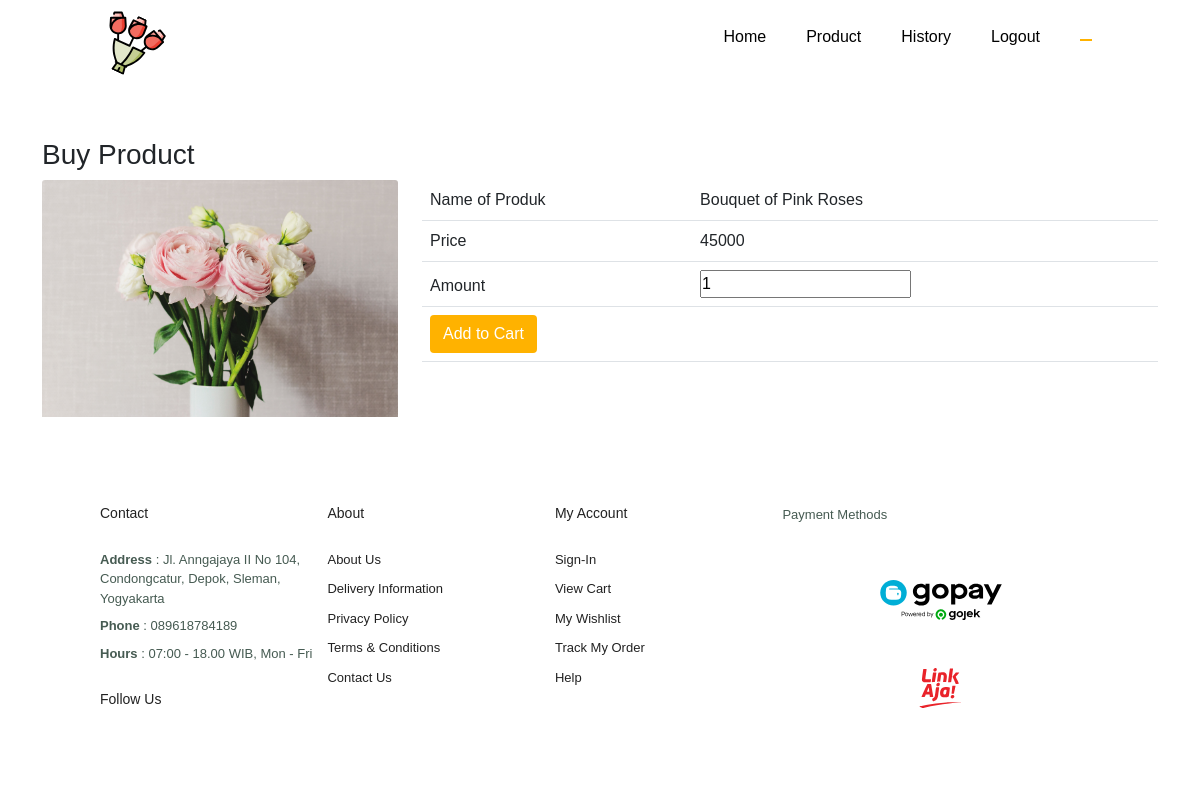
Screenshot of /pelanggan/beli.php?id_produk=55 with the database file from the repository.
### tables this page shows
CREATE TABLE `produk` (
  `id_produk` int(11) NOT NULL,
  `nama_produk` varchar(100) NOT NULL,
  `deskripsi` text NOT NULL,
  `harga` int(11) NOT NULL,
  `foto_produk` varchar(255) NOT NULL
);

### pelanggan/beli.php (the view, shortened to what this page needs)
<?php
    include "../koneksi.php";
    $qry_detail_produk=mysqli_query($conn,"select * from produk where id_produk = '".$_GET['id_produk']."'");
    $dt_produk=mysqli_fetch_array($qry_detail_produk);
?>
<!DOCTYPE html>
<html lang="en">
<head>
  <link href="https://cdn.jsdelivr.net/npm/bootstrap@5.0.1/dist/css/bootstrap.min.css" rel="stylesheet"
>
  <link rel="stylesheet" href="style.css" />
</head>
<body>
  <section id="header">
    <a href="#"><img src="img/features/logo.svg" class="logo" alt="" /></a>
    <div>
      <ul id="navbar">
        <li><a href="index.php">Home</a></li>
        <li><a href="praduk.php">Product</a></li>
        <li><a href="history.html">History</a></li>
        <li><a href="logout.php">Logout</a></li>
      </ul>
    </div>
  </section>
  <div class="container my-5">
    <h3>Buy Product</h3>
    <div class="row">
      <div class="col-md-4">
        <img src="../petugas/gambar/<?=$dt_produk['foto_produk']?>" class="card-img-top">
      </div>
      <div class="col-md-8">
        <form action="masukkankeranjang.php?id_produk=<?=$dt_produk['id_produk']?>" method="post">
          <table class="table table-hover table-striped">
            <thead>
              <tr>
                <td>Name of Produk</td>
                <td><?=$dt_produk['nama_produk']?></td>
              </tr>
              <tr>
                <td>Price</td>
                <td><?=$dt_produk['harga']?></td>
              </tr>
              <tr>
                <td>Amount</td>
                <td><input type="number" name="jumlah_pinjam" value="1"></td>
              </tr>
              <tr>
                <td colspan="2"><input class="btn" style="color:#fff; background-color: #FFB200;" type="submit"
                    value="Add to Cart"></td>
              </tr>
            </thead>
          </table>
        </form>
      </div>
    </div>
  </div>
  <footer class="section-p1">
    <div class="col">
      <h4>Contact</h4>
      <p><strong>Address</strong> : Jl. Anngajaya II No 104, Condongcatur, Depok, Sleman, Yogyakarta</p>
      <p><strong>Phone</strong> : 089618784189</p>
      <p><strong>Hours</strong> : 07:00 - 18.00 WIB, Mon - Fri</p>
      <div class="follow">
        <h4>Follow Us</h4>
      </div>
    </div>
    <div class="col">
      <h4>About</h4>
      <a href="#">About Us</a>
      <a href="#">Delivery Information</a>
      <a href="#">Privacy Policy</a>
      <a href="#">Terms & Conditions</a>
      <a href="#">Contact Us</a>
    </div>
    <div class="col">
      <h4>My Account</h4>
      <a href="#">Sign-In</a>
      <a href="#">View Cart</a>
      <a href="#">My Wishlist</a>
      <a href="#">Track My Order</a>
      <a href="#">Help</a>
    </div>
    <div class="row">
      <p>Payment Methods</p>
      <img src="img/footer/gopay.svg" alt="Gopay">
      <img src="img/footer/linkAja.svg" alt="linkAja">
    </div>
  </footer>
</body>
</html>

### pelanggan/style.css (style rules this page uses)
* { margin: 0; padding: 0; box-sizing: border-box; font-family: "Spartan", sans-serif; }
h4 { font-size: 20px; color: #222; }
p { font-size: 16px; color: #465b52; margin: 15px 0 20px 0; }
.section-p1 { background-color: white; padding: 40px 100px; }
body { size-adjust: 60%; }
#header { max-height: 15vh; display: flex; align-items: center; justify-content: space-between; padding: 15px 100px; background: white; box-shadow: 0 5px 15px rgba(0, 0, 0, 0, 06); position: sticky; top: 0; left: 0; }
#header .logo { height: 60px; width: 60px; transform: rotate(25deg); }
#navbar { display: flex; align-items: center; justify-content: center; }
#navbar li { list-style: none; padding: 0 20px; position: relative; }
#navbar li a { text-decoration: none; font-size: 16px; font-weight: 500; color: black; transition: 0.3s ease; }
footer { display: flex; flex-wrap: wrap; justify-content: space-between; }
footer .col { display: flex; flex-direction: column; align-items: flex-start; margin-bottom: 20px; }
footer h4 { font-size: 14px; padding-bottom: 20px; }
footer p { font-size: 13px; margin: 0 0 8px 0; }
footer a { font-size: 13px; text-decoration: none; color: #222; margin-bottom: 10px; }
footer .follow { margin-top: 20px; }
footer .row img { height: 40px; justify-content: space-between; }

### rows the page displays
produk: foto_produk (picture), nama_produk "Bouquet of Pink Roses", harga "45000"
